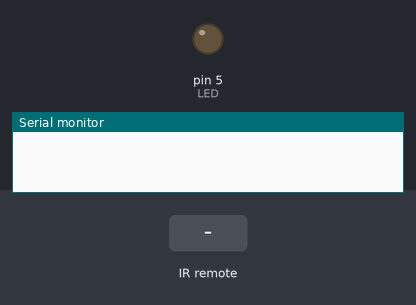
The sketch below on a simulated Arduino Uno, built with avr-gcc and run on an emulated ATmega328P. Shown: output pins drawn as LEDs (lit = HIGH), the last lines printed to the serial monitor. The inputs (shaded band) are chosen by the test bench.

Above: at 1.2 s.
1.3 s: infrared code 0xFD00FF received
At 2.1 s:
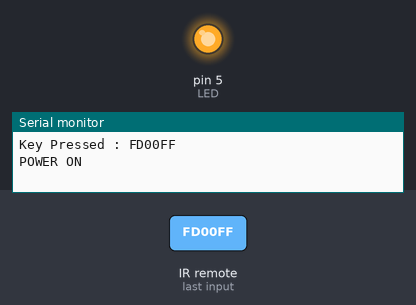
2.8 s: infrared code 0xFD40BF received
At 3.3 s:
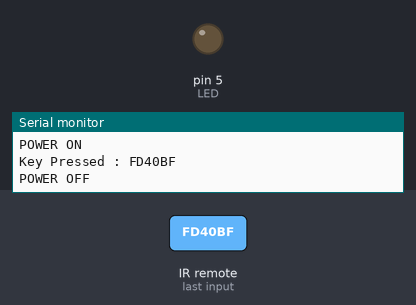
Timing chart, 0 to 5.8 s (numbered marks = the images above; inputs shaded):
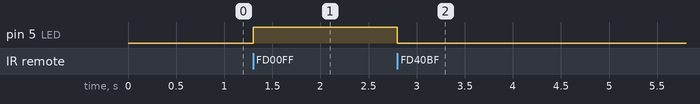

The sketch:

sketch_mar30a.ino
```cpp
/*
  Written by : Kelvin Kedyson Zacharia
  Tuesday - March 30, 2021
  BSC Telecommunications Engineering (UDSM - CoICT)
*/

#include "IRremote.h" //importing the library for the IR receiver

int receiver = 11; //setting the receiver pin at D11
int LED = 5; //using the D5 pin for LED

IRrecv irrecv(receiver); //creating an object of type IRrecv that has receiver functions
decode_results results; //decoding the results from the IR receiver

//function to translate the results and the circuit response
void translateIR(){

  Serial.print("Key Pressed : ");
  Serial.println(results.value, HEX); //printing in hexadecimal format

  //controlling by switching the values from the receiver results(decoded results)
  switch(results.value){
      case 0xFD00FF:
        Serial.println("POWER ON"); //this is when the power on key is pressed
        powerON();
      break;
      case 0xFD40BF:
        Serial.println("POWER OFF"); //this is when a power off key is pressed
        powerOFF();
       break;

      default:
        Serial.println("UNKNOWN KEY"); //this is when another key unspecified key is pressed
  }
}

void setup(){

  pinMode(LED, OUTPUT); //setting the LED as an output
  Serial.begin(9600); //initializing the serial monitor with 9600 baudrate
  irrecv.enableIRIn(); //starting the receiver
}

void loop(){
  //checking if the IR are received
  if(irrecv.decode(&results)){
    translateIR(); //calling the translator
    irrecv.resume(); //continue reading from the receiver
  }
}

//function to switch ON the LED
void powerON(){
  digitalWrite(LED, HIGH);
}

//function to switch OFF the LED
void powerOFF(){
  digitalWrite(LED, LOW);
}
```

Measured:
- after the input at 1.3 s, pin 5 (LED): LOW → HIGH at once
- after the input at 2.8 s, pin 5 (LED): HIGH → LOW at once
